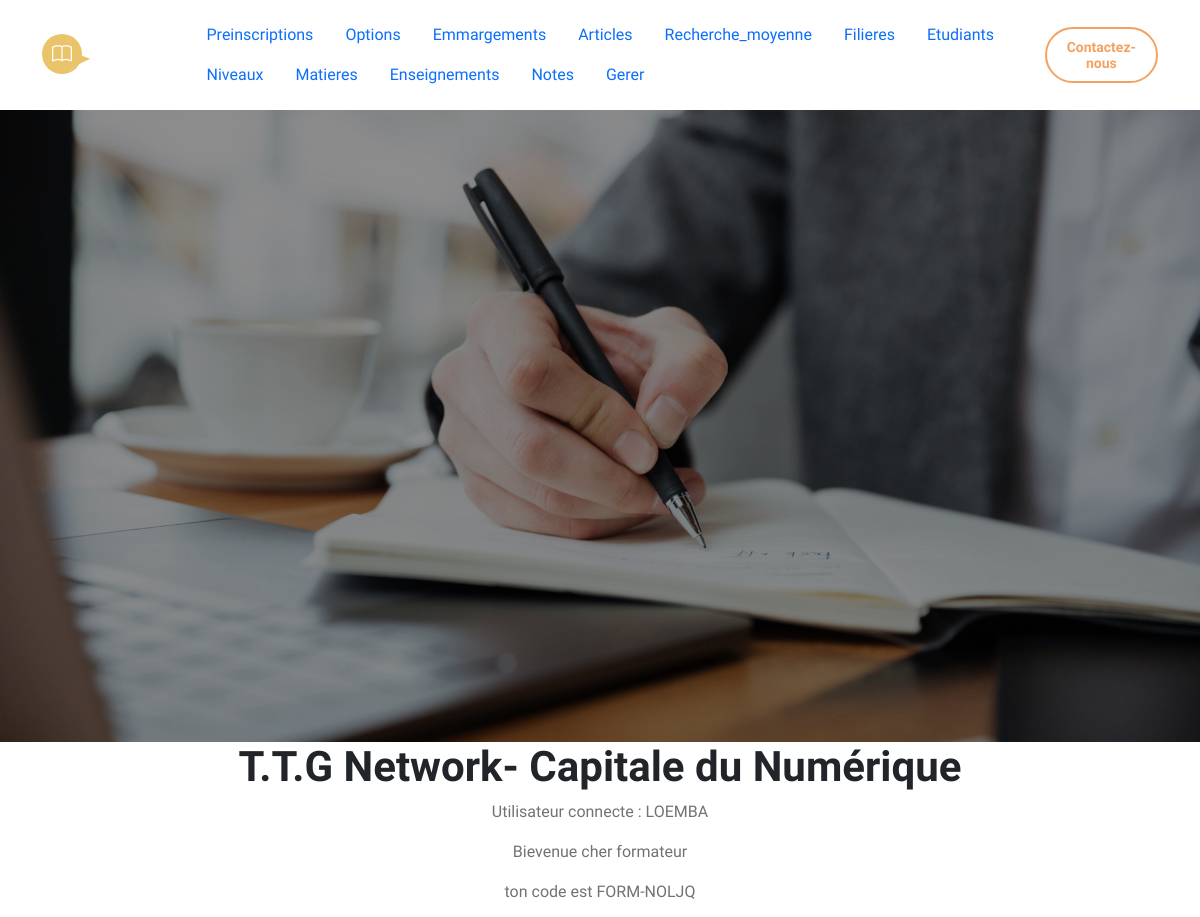
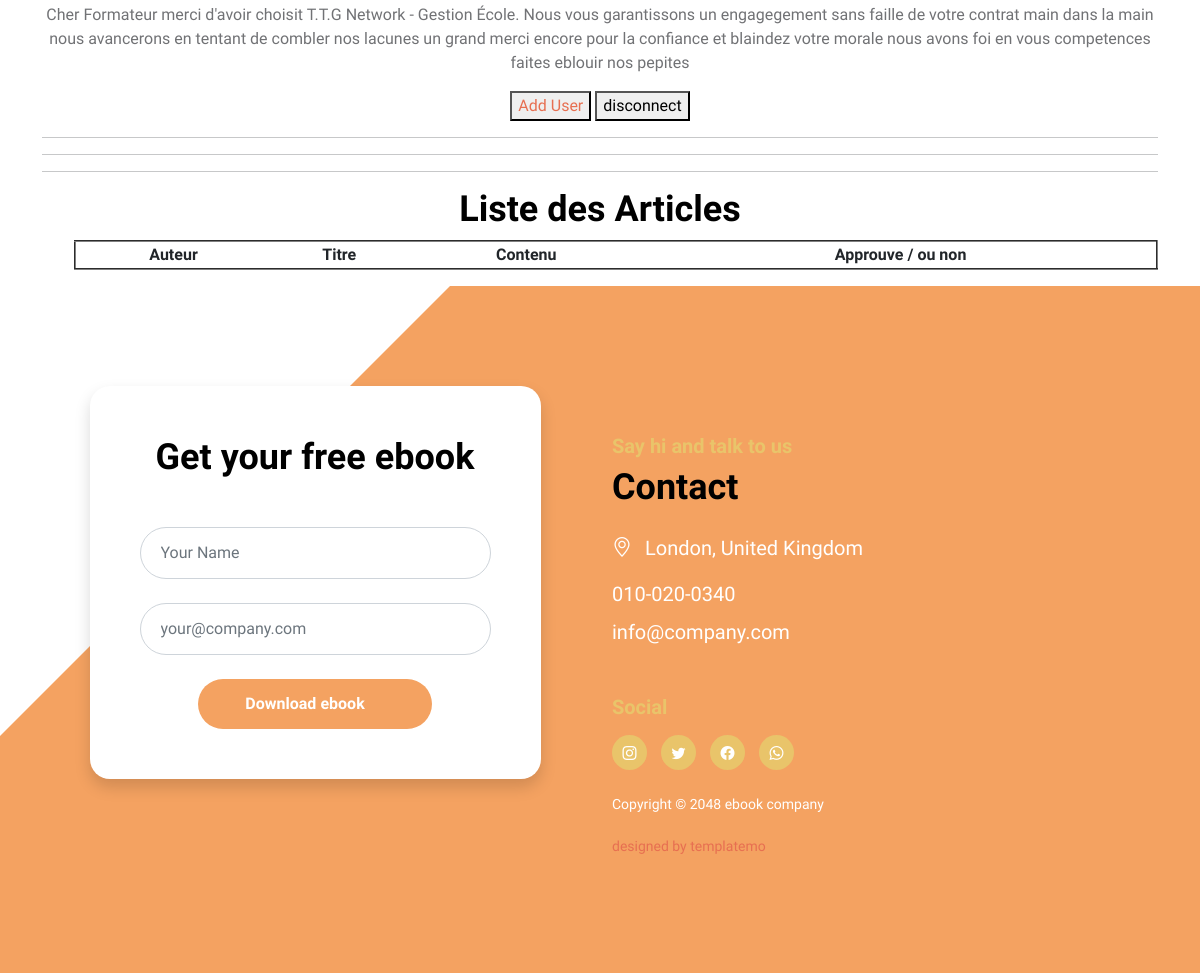
The app's page /articles/ (signed in) with its own data (2 pictures, top to bottom).
### core/models.py (models this page shows)
class User(AbstractUser):
    ROLES = (
        ('admin', 'Administrateur'),
        ('formateur', 'Formateur'),
        ('etudiant', 'Étudiant'),
        ('parent', 'Parent'),
    )
    role = models.CharField(max_length=20, choices=ROLES)
    code_formateur = models.CharField(max_length=10, unique=True, null=True, blank=True)
    code_parent = models.CharField(max_length=10, unique=True, null=True, blank=True)
    matricule = models.CharField(max_length=30, unique=True, null=True, blank=True)

### core/views.py (the view)
# urls.py: path('articles/', views.articles_view, name='article'),
@login_required
def articles_view(request):
    articles = Article.objects.all()
    return render(request, 'liste_articles.html', {'articles': articles})

### core/templates/liste_articles.html (shortened to what this page needs)
{% extends "base.html" %}
{% block content %}
  <hr>
  <h2>Liste des Articles</h2>
  <ul>
    <table border="2px" width="100%">
      <tr>
        <th>Auteur</th>
        <th>Titre</th>
        <th>Contenu</th>
        <th>Approuve / ou non</th>
      </tr>
    </table>
  </ul>
{% endblock %}

### core/templates/base.html (shortened to what this page needs)
<!DOCTYPE html>
<html lang="fr">
  {% load static %}
<head>
        <link href="{% static 'css/bootstrap.min.css' %}" rel="stylesheet">
        <link href="{% static 'css/bootstrap-icons.css' %}" rel="stylesheet">
        <link href="{% static 'css/templatemo-ebook-landing.css' %}" rel="stylesheet">
    </head>
    <body>
        <main>
            <nav class="navbar navbar-expand-lg">
                <div class="container">
                    <a class="navbar-brand" href="index.html">
                        <i class="navbar-brand-icon bi-book me-2"></i>
                        <span>ebook</span>
                    </a>
                    <div class="collapse navbar-collapse" id="navbarNav">
                        <ul class="nav">
                            <li class="nav-item">
                                <a class="nav-link click-scroll" href="{% url 'preinscription' %}">Preinscriptions</a>
                            </li>
                            <li class="nav-item">
                                <a class="nav-link click-scroll" href="{% url 'options' %}">Options</a>
                            </li>
                            <li class="nav-item">
                                <a class="nav-link click-scroll" href="{% url 'liste_emargements' %}">Emmargements</a>
                            </li>
                            <li class="nav-item">
                              <a class="nav-link click-scroll" href="{% url 'article' %}">Articles</a>
                          </li>
                            <li class="nav-item">
                                <a class="nav-link click-scroll" href="{% url 'recherche_moyenne' %}">Recherche_moyenne</a>
                            </li>
                            <li class="nav-item">
                                <a class="nav-link click-scroll" href="{% url 'filiere' %}">Filieres</a>
                            </li>
                            <li class="nav-item">
                                <a class="nav-link click-scroll" href="{% url 'etudiant' %}">Etudiants</a>
                            </li>
                            <li class="nav-item">
                                <a class="nav-link click-scroll" href="{% url 'niveau' %}">Niveaux</a>
                            </li>
                            <li class="nav-item">
                                <a class="nav-link click-scroll" href="{% url 'matiere' %}">Matieres</a>
                            </li>
                            <li class="nav-item">
                                <a class="nav-link click-scroll" href="{% url 'enseignement' %}">Enseignements</a>
                            </li>
                            <li class="nav-item">
                                <a class="nav-link click-scroll" href="{% url 'note' %}">Notes</a>
                            </li>
                            <li class="nav-item">
                                <a class="nav-link click-scroll" href="{% url 'admin:index' %}">Gerer</a>
                            </li>
                        </ul>
                        <div class="d-none d-lg-block">
                            <a href="#" class="btn custom-btn custom-border-btn btn-naira btn-inverted">
                                <i class="btn-icon bi-cloud-download"></i>
                                <span>Contactez-nous</span>
                            </a>
                        </div>
                    </div>
                </div>
            </nav>
            <section class="hero-section d-flex justify-content-center align-items-center" id="section_1">
              <div class="container">
                  <div class="row">
                      <div class="hero-image-wrap col-lg-6 col-12 mt-3 mt-lg-0">
                      </div>
                  </div>
              </div>
          </section>
<section class="container" style="text-align: center;">
  <header>
    <h1>T.T.G Network- Capitale du Numérique </h1>
    <main>
        <p>Utilisateur connecte : {{user}}</p>
          {% if user.is_authenticated %}
          {% if user.role %}
          <p>Bievenue cher {{user.role}} </p>
          {% else %}
          <p>Bievenue cher Admin </p>
          {% endif %}
            {% if user.matricule %}
            <p>ton matricule est {{user.matricule}}</p>
            <p>
                Cher etudiant merci d'avoir choisit T.T.G Network - Gestion École.
                Nous vous garantissons un apprentissage serieux et rigoureux main dans
                la main nous avancerons en tentant de combler nos lacunes un grand merci
                encore pour la confiance et blaindez votre morale car la route sera longue
            </p>
            {% elif user.code_formateur %}
            <p>ton code est {{user.code_formateur}}</p>
            <p>
                Cher Formateur merci d'avoir choisit T.T.G Network - Gestion École.
                Nous vous garantissons un engagegement sans faille de votre contrat main
                dans la main nous avancerons en tentant de combler nos lacunes un grand merci
                encore pour la confiance et blaindez votre morale nous avons foi en vous
                competences faites eblouir nos pepites
            </p>
            {% else %}
              <p>
                Bienvenue sur la plateforme officielle de T.T.G Network - Gestion Ecole.
                Accèdez facilement à votre avenir académique
            </p>
            {% endif %}
          {% endif %}
        <button><a href="{% url 'urlregister' %}">Add User</a></button>
        <a href="{% url 'urllogout' %}"><button>disconnect</button></a>
        <hr>
        <hr>
      </main>
      {% block content %}{% endblock %}
    </section>
  <section class="contact-section section-padding" id="section_5">
    <div class="container">
        <div class="row">
            <div class="col-lg-5 col-12 mx-auto">
                <form class="custom-form ebook-download-form bg-white shadow" action="#" method="post" role="form">
                    <div class="text-center mb-5">
                        <h2 class="mb-1">Get your free ebook</h2>
                    </div>
                    <div class="ebook-download-form-body">
                        <div class="input-group mb-4">
                            <input type="text" name="ebook-form-name" id="ebook-form-name" class="form-control" aria-label="ebook-form-name" aria-describedby="basic-addon1" placeholder="Your Name" required>
                            <span class="input-group-text" id="basic-addon1">
                            </span>
                        </div>
                        <div class="input-group mb-4">
                            <input type="email" name="ebook-email" id="ebook-email" pattern="[^ @]*@[^ @]*" class="form-control" placeholder="your@company.com" aria-label="ebook-form-email" aria-describedby="basic-addon2" required="">
                            <span class="input-group-text" id="basic-addon2">
                            </span>
                        </div>
                        <div class="col-lg-8 col-md-10 col-8 mx-auto">
                            <button type="submit" class="form-control">Download ebook</button>
                        </div>
                    </div>
                </form>
            </div>
            <div class="col-lg-6 col-12">
                <h6 class="mt-5">Say hi and talk to us</h6>
                <h2 class="mb-4">Contact</h2>
                <p class="mb-3">
                    <i class="bi-geo-alt me-2"></i>
                    London, United Kingdom
                </p>
                <p class="mb-2">
                    <a href="tel: 010-020-0340" class="contact-link">
                        010-020-0340
                    </a>
                </p>
                <p>
                    <a href="mailto:info@company.com" class="contact-link">
                        info@company.com
                    </a>
                </p>
                <h6 class="site-footer-title mt-5 mb-3">Social</h6>
                <ul class="social-icon mb-4">
                    <li class="social-icon-item">
                        <a href="#" class="social-icon-link bi-instagram"></a>
                    </li>
                    <li class="social-icon-item">
                        <a href="#" class="social-icon-link bi-twitter"></a>
                    </li>
                    <li class="social-icon-item">
                        <a href="#" class="social-icon-link bi-facebook"></a>
                    </li>
                    <li class="social-icon-item">
                        <a href="#" class="social-icon-link bi-whatsapp"></a>
                    </li>
                </ul>
                <p class="copyright-text">Copyright © 2048 ebook company
                <br><br><a rel="nofollow" href="https://templatemo.com" target="_blank">designed by templatemo</a></p>
            </div>
        </div>
    </div>
</section>
</main>
</body>
</html>

### records on screen
User: username "LOEMBA", role "formateur", code_formateur "FORM-NOLJQ"
